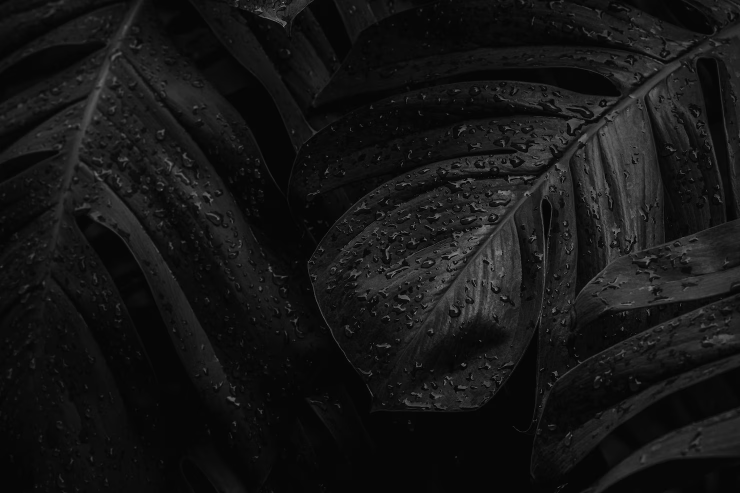
#> input picture OpenCv_Basics/GeometricShapes_Draw/image.png, 1480 x 986 px (shown at 1/2 size)
$ python CV_GSD.py
#> lines starting #> are read from the running program, lines starting #| are printed output that depends on the picture
import cv2
img = cv2.imread('image.png',1)
#> img is the input picture: shape (986, 1480, 3); min 0, max 215, mean 21.4

#we are going to oiverrirde this image
# we are going to draw line on the image
img = cv2.line(img,(0,0),(255,255), (0, 0, 255) , 5)

'''
The arguments decription taken by the .line function:
- `img`: The image where the line will be drawn.
- `cv2.line`: OpenCV function to draw a line.
- `(0,0)`: Start point of the line (top-left corner).
- `(255,255)`: End point of the line.
- `(0, 0, 255)`: Line color (red in BGR format).
- '5' : This give thickness
'''
#for arrowed line

img = cv2.arrowedLine(img,(0,255),(255,255), (78, 0, 255) , 5)
#this will overlap the previous line and the arrow line only show if cordinate are same

# for rectangle

img= cv2.rectangle(img,(384,0),(510,128), (78, 48, 255) , 5)
# if we enter -1 rather than giving the thickness to the rectangle it will fill the rectangle
'''
cv2.recctangle function draw a rectangle :
(x1,y1) (x2,y2)
(384,0) (510,128)
x1,y1---------
|             |
|             |
|             |
----------x2,y2
'''

img= cv2.rectangle(img,(680,0),(730,168), (78, 48, 29) , -1)
#this will fill the rectangle
#mainly -1 will fill the color

#for circle

img= cv2.circle(img,(663,890),20,(78, 48, 295) , 3)


img= cv2.circle(img,(489,880),30, (78, 68, 255) , -1) #filled circle


#input text
font=cv2.FONT_HERSHEY_DUPLEX

img= cv2.putText(img,"Haanji!",(190,500),font,5,(234,78,32),3,cv2.LINE_AA)
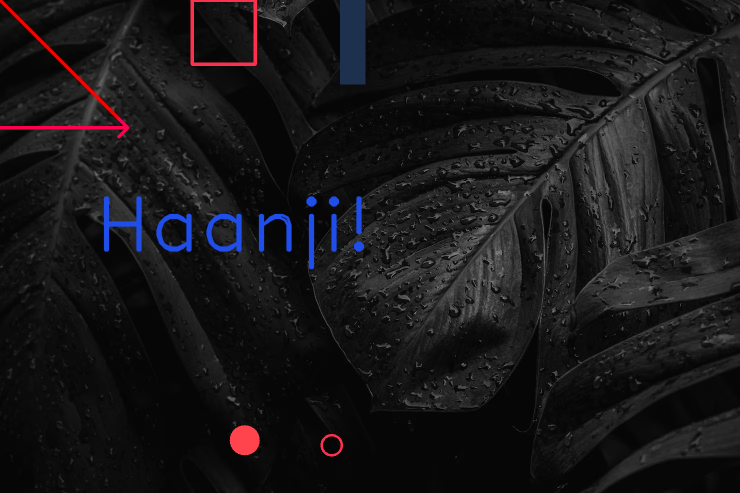
#> img: shape (986, 1480, 3) (shown at 1/2 size); mean B, G, R 24, 22.2, 23.4

cv2.imshow('image',img)

cv2.waitKey(0)
cv2.destroyAllWindows()
